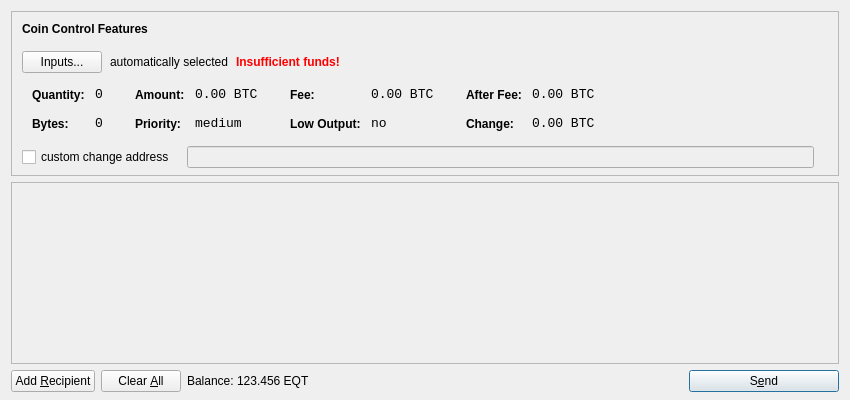
<?xml version="1.0" encoding="UTF-8"?>
<ui version="4.0">
 <class>SendCoinsDialog</class>
 <widget class="QDialog" name="SendCoinsDialog">
  <property name="geometry">
   <rect>
    <x>0</x>
    <y>0</y>
    <width>850</width>
    <height>400</height>
   </rect>
  </property>
  <property name="windowTitle">
   <string>Send Coins</string>
  </property>
  <layout class="QVBoxLayout" name="verticalLayout" stretch="0,1,0">
   <property name="bottomMargin">
    <number>8</number>
   </property>
   <item>
    <widget class="QFrame" name="frameCoinControl">
     <property name="sizePolicy">
      <sizepolicy hsizetype="Expanding" vsizetype="Expanding">
       <horstretch>0</horstretch>
       <verstretch>0</verstretch>
      </sizepolicy>
     </property>
     <property name="maximumSize">
      <size>
       <width>16777215</width>
       <height>16777215</height>
      </size>
     </property>
     <property name="frameShape">
      <enum>QFrame::StyledPanel</enum>
     </property>
     <property name="frameShadow">
      <enum>QFrame::Sunken</enum>
     </property>
     <layout class="QVBoxLayout" name="verticalLayoutCoinControl2">
      <property name="spacing">
       <number>-1</number>
      </property>
      <property name="leftMargin">
       <number>0</number>
      </property>
      <property name="topMargin">
       <number>0</number>
      </property>
      <property name="rightMargin">
       <number>0</number>
      </property>
      <property name="bottomMargin">
       <number>6</number>
      </property>
      <item>
       <layout class="QVBoxLayout" name="verticalLayoutCoinControl" stretch="0,0,0,0,1">
        <property name="spacing">
         <number>0</number>
        </property>
        <property name="leftMargin">
         <number>10</number>
        </property>
        <property name="topMargin">
         <number>10</number>
        </property>
        <item>
         <layout class="QHBoxLayout" name="horizontalLayoutCoinControl1">
          <property name="bottomMargin">
           <number>15</number>
          </property>
          <item>
           <widget class="QLabel" name="labelCoinControlFeatures">
            <property name="sizePolicy">
             <sizepolicy hsizetype="Preferred" vsizetype="Maximum">
              <horstretch>0</horstretch>
              <verstretch>0</verstretch>
             </sizepolicy>
            </property>
            <property name="font">
             <font>
              <weight>75</weight>
              <bold>true</bold>
             </font>
            </property>
            <property name="styleSheet">
             <string notr="true">font-weight:bold;</string>
            </property>
            <property name="text">
             <string>Coin Control Features</string>
            </property>
           </widget>
          </item>
         </layout>
        </item>
        <item>
         <layout class="QHBoxLayout" name="horizontalLayoutCoinControl2" stretch="0,0,0,0">
          <property name="spacing">
           <number>8</number>
          </property>
          <property name="bottomMargin">
           <number>10</number>
          </property>
          <item>
           <widget class="QPushButton" name="pushButtonCoinControl">
            <property name="styleSheet">
             <string notr="true"/>
            </property>
            <property name="text">
             <string>Inputs...</string>
            </property>
           </widget>
          </item>
          <item>
           <widget class="QLabel" name="labelCoinControlAutomaticallySelected">
            <property name="text">
             <string>automatically selected</string>
            </property>
            <property name="margin">
             <number>5</number>
            </property>
           </widget>
          </item>
          <item>
           <widget class="QLabel" name="labelCoinControlInsuffFunds">
            <property name="font">
             <font>
              <weight>75</weight>
              <bold>true</bold>
             </font>
            </property>
            <property name="styleSheet">
             <string notr="true">color:red;font-weight:bold;</string>
            </property>
            <property name="text">
             <string>Insufficient funds!</string>
            </property>
            <property name="margin">
             <number>5</number>
            </property>
           </widget>
          </item>
          <item>
           <spacer name="horizontalSpacerCoinControl">
            <property name="orientation">
             <enum>Qt::Horizontal</enum>
            </property>
            <property name="sizeHint" stdset="0">
             <size>
              <width>40</width>
              <height>1</height>
             </size>
            </property>
           </spacer>
          </item>
         </layout>
        </item>
        <item>
         <widget class="QWidget" name="widgetCoinControl" native="true">
          <property name="sizePolicy">
           <sizepolicy hsizetype="Preferred" vsizetype="Preferred">
            <horstretch>0</horstretch>
            <verstretch>0</verstretch>
           </sizepolicy>
          </property>
          <property name="minimumSize">
           <size>
            <width>0</width>
            <height>0</height>
           </size>
          </property>
          <property name="styleSheet">
           <string notr="true"/>
          </property>
          <layout class="QHBoxLayout" name="horizontalLayoutCoinControl5">
           <property name="margin">
            <number>0</number>
           </property>
           <item>
            <layout class="QHBoxLayout" name="horizontalLayoutCoinControl3" stretch="0,0,0,1">
             <property name="spacing">
              <number>20</number>
             </property>
             <property name="topMargin">
              <number>0</number>
             </property>
             <property name="bottomMargin">
              <number>10</number>
             </property>
             <item>
              <layout class="QFormLayout" name="formLayoutCoinControl1">
               <property name="horizontalSpacing">
                <number>10</number>
               </property>
               <property name="verticalSpacing">
                <number>14</number>
               </property>
               <property name="leftMargin">
                <number>10</number>
               </property>
               <property name="topMargin">
                <number>4</number>
               </property>
               <property name="rightMargin">
                <number>6</number>
               </property>
               <item row="0" column="0">
                <widget class="QLabel" name="labelCoinControlQuantityText">
                 <property name="styleSheet">
                  <string notr="true">font-weight:bold;</string>
                 </property>
                 <property name="text">
                  <string>Quantity:</string>
                 </property>
                 <property name="margin">
                  <number>0</number>
                 </property>
                </widget>
               </item>
               <item row="0" column="1">
                <widget class="QLabel" name="labelCoinControlQuantity">
                 <property name="font">
                  <font>
                   <family>Monospace</family>
                   <pointsize>10</pointsize>
                  </font>
                 </property>
                 <property name="cursor">
                  <cursorShape>IBeamCursor</cursorShape>
                 </property>
                 <property name="contextMenuPolicy">
                  <enum>Qt::ActionsContextMenu</enum>
                 </property>
                 <property name="text">
                  <string notr="true">0</string>
                 </property>
                 <property name="margin">
                  <number>0</number>
                 </property>
                 <property name="textInteractionFlags">
                  <set>Qt::LinksAccessibleByMouse|Qt::TextSelectableByKeyboard|Qt::TextSelectableByMouse</set>
                 </property>
                </widget>
               </item>
               <item row="1" column="0">
                <widget class="QLabel" name="labelCoinControlBytesText">
                 <property name="styleSheet">
                  <string notr="true">font-weight:bold;</string>
                 </property>
                 <property name="text">
                  <string>Bytes:</string>
                 </property>
                </widget>
               </item>
               <item row="1" column="1">
                <widget class="QLabel" name="labelCoinControlBytes">
                 <property name="font">
                  <font>
                   <family>Monospace</family>
                   <pointsize>10</pointsize>
                  </font>
                 </property>
                 <property name="cursor">
                  <cursorShape>IBeamCursor</cursorShape>
                 </property>
                 <property name="contextMenuPolicy">
                  <enum>Qt::ActionsContextMenu</enum>
                 </property>
                 <property name="text">
                  <string notr="true">0</string>
                 </property>
                 <property name="textInteractionFlags">
                  <set>Qt::LinksAccessibleByMouse|Qt::TextSelectableByKeyboard|Qt::TextSelectableByMouse</set>
                 </property>
                </widget>
               </item>
              </layout>
             </item>
             <item>
              <layout class="QFormLayout" name="formLayoutCoinControl2">
               <property name="horizontalSpacing">
                <number>10</number>
               </property>
               <property name="verticalSpacing">
                <number>14</number>
               </property>
               <property name="leftMargin">
                <number>6</number>
               </property>
               <property name="topMargin">
                <number>4</number>
               </property>
               <property name="rightMargin">
                <number>6</number>
               </property>
               <item row="0" column="0">
                <widget class="QLabel" name="labelCoinControlAmountText">
                 <property name="styleSheet">
                  <string notr="true">font-weight:bold;</string>
                 </property>
                 <property name="text">
                  <string>Amount:</string>
                 </property>
                 <property name="margin">
                  <number>0</number>
                 </property>
                </widget>
               </item>
               <item row="0" column="1">
                <widget class="QLabel" name="labelCoinControlAmount">
                 <property name="font">
                  <font>
                   <family>Monospace</family>
                   <pointsize>10</pointsize>
                  </font>
                 </property>
                 <property name="cursor">
                  <cursorShape>IBeamCursor</cursorShape>
                 </property>
                 <property name="contextMenuPolicy">
                  <enum>Qt::ActionsContextMenu</enum>
                 </property>
                 <property name="text">
                  <string notr="true">0.00 BTC</string>
                 </property>
                 <property name="textInteractionFlags">
                  <set>Qt::LinksAccessibleByMouse|Qt::TextSelectableByKeyboard|Qt::TextSelectableByMouse</set>
                 </property>
                </widget>
               </item>
               <item row="1" column="0">
                <widget class="QLabel" name="labelCoinControlPriorityText">
                 <property name="styleSheet">
                  <string notr="true">font-weight:bold;</string>
                 </property>
                 <property name="text">
                  <string>Priority:</string>
                 </property>
                </widget>
               </item>
               <item row="1" column="1">
                <widget class="QLabel" name="labelCoinControlPriority">
                 <property name="font">
                  <font>
                   <family>Monospace</family>
                   <pointsize>10</pointsize>
                  </font>
                 </property>
                 <property name="cursor">
                  <cursorShape>IBeamCursor</cursorShape>
                 </property>
                 <property name="contextMenuPolicy">
                  <enum>Qt::ActionsContextMenu</enum>
                 </property>
                 <property name="text">
                  <string>medium</string>
                 </property>
                 <property name="textInteractionFlags">
                  <set>Qt::LinksAccessibleByMouse|Qt::TextSelectableByKeyboard|Qt::TextSelectableByMouse</set>
                 </property>
                </widget>
               </item>
              </layout>
             </item>
             <item>
              <layout class="QFormLayout" name="formLayoutCoinControl3">
               <property name="horizontalSpacing">
                <number>10</number>
               </property>
               <property name="verticalSpacing">
                <number>14</number>
               </property>
               <property name="leftMargin">
                <number>6</number>
               </property>
               <property name="topMargin">
                <number>4</number>
               </property>
               <property name="rightMargin">
                <number>6</number>
               </property>
               <item row="0" column="0">
                <widget class="QLabel" name="labelCoinControlFeeText">
                 <property name="styleSheet">
                  <string notr="true">font-weight:bold;</string>
                 </property>
                 <property name="text">
                  <string>Fee:</string>
                 </property>
                 <property name="margin">
                  <number>0</number>
                 </property>
                </widget>
               </item>
               <item row="0" column="1">
                <widget class="QLabel" name="labelCoinControlFee">
                 <property name="font">
                  <font>
                   <family>Monospace</family>
                   <pointsize>10</pointsize>
                  </font>
                 </property>
                 <property name="cursor">
                  <cursorShape>IBeamCursor</cursorShape>
                 </property>
                 <property name="contextMenuPolicy">
                  <enum>Qt::ActionsContextMenu</enum>
                 </property>
                 <property name="text">
                  <string notr="true">0.00 BTC</string>
                 </property>
                 <property name="textInteractionFlags">
                  <set>Qt::LinksAccessibleByMouse|Qt::TextSelectableByKeyboard|Qt::TextSelectableByMouse</set>
                 </property>
                </widget>
               </item>
               <item row="1" column="0">
                <widget class="QLabel" name="labelCoinControlLowOutputText">
                 <property name="styleSheet">
                  <string notr="true">font-weight:bold;</string>
                 </property>
                 <property name="text">
                  <string>Low Output:</string>
                 </property>
                </widget>
               </item>
               <item row="1" column="1">
                <widget class="QLabel" name="labelCoinControlLowOutput">
                 <property name="font">
                  <font>
                   <family>Monospace</family>
                   <pointsize>10</pointsize>
                  </font>
                 </property>
                 <property name="cursor">
                  <cursorShape>IBeamCursor</cursorShape>
                 </property>
                 <property name="contextMenuPolicy">
                  <enum>Qt::ActionsContextMenu</enum>
                 </property>
                 <property name="text">
                  <string>no</string>
                 </property>
                 <property name="textInteractionFlags">
                  <set>Qt::LinksAccessibleByMouse|Qt::TextSelectableByKeyboard|Qt::TextSelectableByMouse</set>
                 </property>
                </widget>
               </item>
              </layout>
             </item>
             <item>
              <layout class="QFormLayout" name="formLayoutCoinControl4">
               <property name="horizontalSpacing">
                <number>10</number>
               </property>
               <property name="verticalSpacing">
                <number>14</number>
               </property>
               <property name="leftMargin">
                <number>6</number>
               </property>
               <property name="topMargin">
                <number>4</number>
               </property>
               <property name="rightMargin">
                <number>6</number>
               </property>
               <item row="0" column="0">
                <widget class="QLabel" name="labelCoinControlAfterFeeText">
                 <property name="styleSheet">
                  <string notr="true">font-weight:bold;</string>
                 </property>
                 <property name="text">
                  <string>After Fee:</string>
                 </property>
                 <property name="margin">
                  <number>0</number>
                 </property>
                </widget>
               </item>
               <item row="0" column="1">
                <widget class="QLabel" name="labelCoinControlAfterFee">
                 <property name="font">
                  <font>
                   <family>Monospace</family>
                   <pointsize>10</pointsize>
                  </font>
                 </property>
                 <property name="cursor">
                  <cursorShape>IBeamCursor</cursorShape>
                 </property>
                 <property name="contextMenuPolicy">
                  <enum>Qt::ActionsContextMenu</enum>
                 </property>
                 <property name="text">
                  <string notr="true">0.00 BTC</string>
                 </property>
                 <property name="textInteractionFlags">
                  <set>Qt::LinksAccessibleByMouse|Qt::TextSelectableByKeyboard|Qt::TextSelectableByMouse</set>
                 </property>
                </widget>
               </item>
               <item row="1" column="0">
                <widget class="QLabel" name="labelCoinControlChangeText">
                 <property name="styleSheet">
                  <string notr="true">font-weight:bold;</string>
                 </property>
                 <property name="text">
                  <string>Change:</string>
                 </property>
                </widget>
               </item>
               <item row="1" column="1">
                <widget class="QLabel" name="labelCoinControlChange">
                 <property name="font">
                  <font>
                   <family>Monospace</family>
                   <pointsize>10</pointsize>
                  </font>
                 </property>
                 <property name="cursor">
                  <cursorShape>IBeamCursor</cursorShape>
                 </property>
                 <property name="contextMenuPolicy">
                  <enum>Qt::ActionsContextMenu</enum>
                 </property>
                 <property name="text">
                  <string notr="true">0.00 BTC</string>
                 </property>
                 <property name="textInteractionFlags">
                  <set>Qt::LinksAccessibleByMouse|Qt::TextSelectableByKeyboard|Qt::TextSelectableByMouse</set>
                 </property>
                </widget>
               </item>
              </layout>
             </item>
            </layout>
           </item>
          </layout>
         </widget>
        </item>
        <item>
         <layout class="QHBoxLayout" name="horizontalLayoutCoinControl4" stretch="0,0,0">
          <property name="spacing">
           <number>12</number>
          </property>
          <property name="sizeConstraint">
           <enum>QLayout::SetDefaultConstraint</enum>
          </property>
          <property name="topMargin">
           <number>5</number>
          </property>
          <property name="rightMargin">
           <number>5</number>
          </property>
          <item>
           <widget class="QCheckBox" name="checkBoxCoinControlChange">
            <property name="text">
             <string>custom change address</string>
            </property>
           </widget>
          </item>
          <item>
           <widget class="QLineEdit" name="lineEditCoinControlChange">
            <property name="enabled">
             <bool>false</bool>
            </property>
            <property name="sizePolicy">
             <sizepolicy hsizetype="Expanding" vsizetype="Fixed">
              <horstretch>0</horstretch>
              <verstretch>0</verstretch>
             </sizepolicy>
            </property>
           </widget>
          </item>
          <item>
           <widget class="QLabel" name="labelCoinControlChangeLabel">
            <property name="sizePolicy">
             <sizepolicy hsizetype="Preferred" vsizetype="Expanding">
              <horstretch>0</horstretch>
              <verstretch>0</verstretch>
             </sizepolicy>
            </property>
            <property name="minimumSize">
             <size>
              <width>0</width>
              <height>0</height>
             </size>
            </property>
            <property name="text">
             <string/>
            </property>
            <property name="margin">
             <number>3</number>
            </property>
           </widget>
          </item>
         </layout>
        </item>
        <item>
         <spacer name="verticalSpacerCoinControl">
          <property name="orientation">
           <enum>Qt::Vertical</enum>
          </property>
          <property name="sizeHint" stdset="0">
           <size>
            <width>800</width>
            <height>1</height>
           </size>
          </property>
         </spacer>
        </item>
       </layout>
      </item>
     </layout>
    </widget>
   </item>
   <item>
    <widget class="QScrollArea" name="scrollArea">
     <property name="widgetResizable">
      <bool>true</bool>
     </property>
     <widget class="QWidget" name="scrollAreaWidgetContents">
      <property name="geometry">
       <rect>
        <x>0</x>
        <y>0</y>
        <width>830</width>
        <height>165</height>
       </rect>
      </property>
      <layout class="QVBoxLayout" name="verticalLayout_2">
       <property name="margin">
        <number>0</number>
       </property>
       <item>
        <layout class="QVBoxLayout" name="entries">
         <property name="spacing">
          <number>6</number>
         </property>
        </layout>
       </item>
       <item>
        <spacer name="verticalSpacer">
         <property name="orientation">
          <enum>Qt::Vertical</enum>
         </property>
         <property name="sizeHint" stdset="0">
          <size>
           <width>20</width>
           <height>40</height>
          </size>
         </property>
        </spacer>
       </item>
      </layout>
     </widget>
    </widget>
   </item>
   <item>
    <layout class="QHBoxLayout" name="horizontalLayout">
     <item>
      <widget class="QPushButton" name="addButton">
       <property name="toolTip">
        <string>Send to multiple recipients at once</string>
       </property>
       <property name="text">
        <string>Add &amp;Recipient</string>
       </property>
       <property name="icon">
        <iconset resource="../bitcoin.qrc">
         <normaloff>:/icons/add</normaloff>:/icons/add</iconset>
       </property>
       <property name="autoDefault">
        <bool>false</bool>
       </property>
      </widget>
     </item>
     <item>
      <widget class="QPushButton" name="clearButton">
       <property name="sizePolicy">
        <sizepolicy hsizetype="Minimum" vsizetype="Fixed">
         <horstretch>0</horstretch>
         <verstretch>0</verstretch>
        </sizepolicy>
       </property>
       <property name="toolTip">
        <string>Remove all transaction fields</string>
       </property>
       <property name="text">
        <string>Clear &amp;All</string>
       </property>
       <property name="icon">
        <iconset resource="../bitcoin.qrc">
         <normaloff>:/icons/remove</normaloff>:/icons/remove</iconset>
       </property>
       <property name="autoRepeatDelay">
        <number>300</number>
       </property>
       <property name="autoDefault">
        <bool>false</bool>
       </property>
      </widget>
     </item>
     <item>
      <layout class="QHBoxLayout" name="horizontalLayout_2">
       <property name="spacing">
        <number>3</number>
       </property>
       <item>
        <widget class="QLabel" name="label">
         <property name="text">
          <string>Balance:</string>
         </property>
        </widget>
       </item>
       <item>
        <widget class="QLabel" name="labelBalance">
         <property name="cursor">
          <cursorShape>IBeamCursor</cursorShape>
         </property>
         <property name="text">
          <string>123.456 EQT</string>
         </property>
         <property name="textInteractionFlags">
          <set>Qt::LinksAccessibleByMouse|Qt::TextSelectableByKeyboard|Qt::TextSelectableByMouse</set>
         </property>
        </widget>
       </item>
      </layout>
     </item>
     <item>
      <spacer name="horizontalSpacer">
       <property name="orientation">
        <enum>Qt::Horizontal</enum>
       </property>
       <property name="sizeHint" stdset="0">
        <size>
         <width>40</width>
         <height>20</height>
        </size>
       </property>
      </spacer>
     </item>
     <item>
      <widget class="QPushButton" name="sendButton">
       <property name="minimumSize">
        <size>
         <width>150</width>
         <height>0</height>
        </size>
       </property>
       <property name="toolTip">
        <string>Confirm the send action</string>
       </property>
       <property name="text">
        <string>S&amp;end</string>
       </property>
       <property name="icon">
        <iconset resource="../bitcoin.qrc">
         <normaloff>:/icons/send</normaloff>:/icons/send</iconset>
       </property>
       <property name="default">
        <bool>true</bool>
       </property>
      </widget>
     </item>
    </layout>
   </item>
  </layout>
 </widget>
 <resources>
  <include location="../bitcoin.qrc"/>
 </resources>
 <connections/>
</ui>
